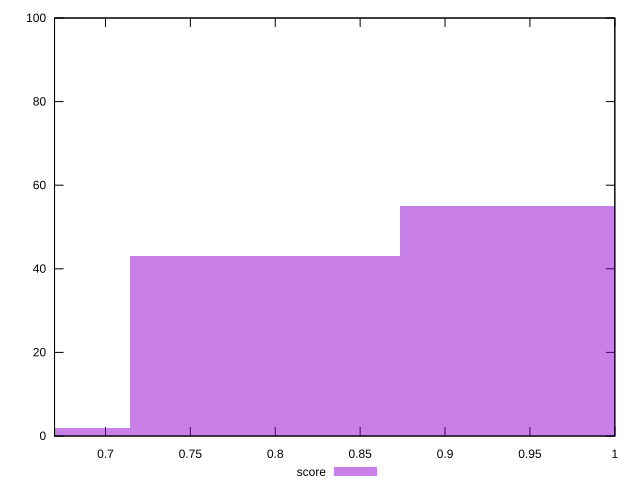

Recreate this plot in gnuplot.
reset

$score <<EOF
0.7941534984409186 43
0.9529841981291023 55
0.6353227987527349 2
EOF

set key outside below
set boxwidth 0.15883069968818372
set xrange [0.67:1]
set yrange [0:100]
set trange [0:100]
set style fill transparent solid 0.5 noborder
set terminal svg size 640, 490 enhanced background rgb 'white'
set output "report_00014_2021-02-09T15:56:05.503Z/offscreen-images/samples/pages+cached/score/histogram.svg"

plot $score title "score" with boxes

reset
